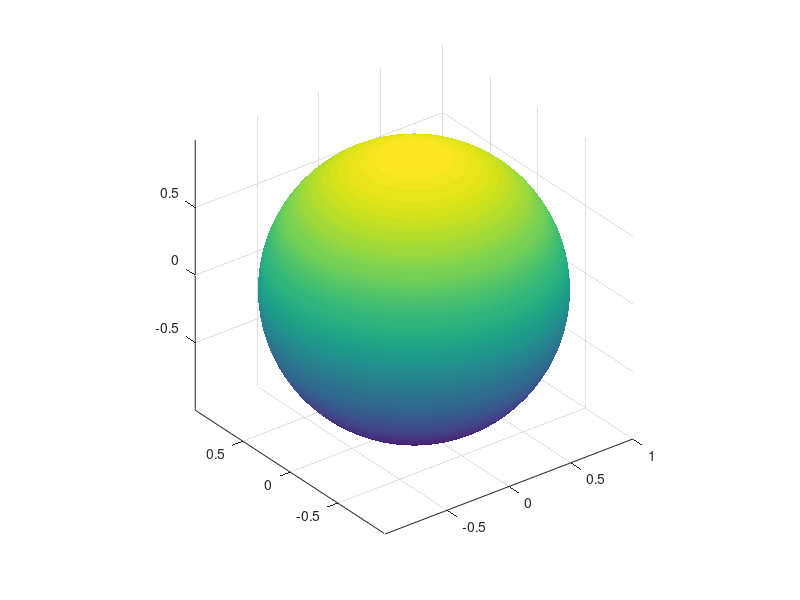

Reproduce this figure in MATLAB.
[t, s] = meshgrid(linspace(0, 2 * pi, 100), linspace(0, 2 * pi, 100));
X = cos(t) .* cos(s);
Y = cos(t) .* sin(s);
Z = sin(t);
surf(X, Y, Z);
axis equal;
shading interp;
